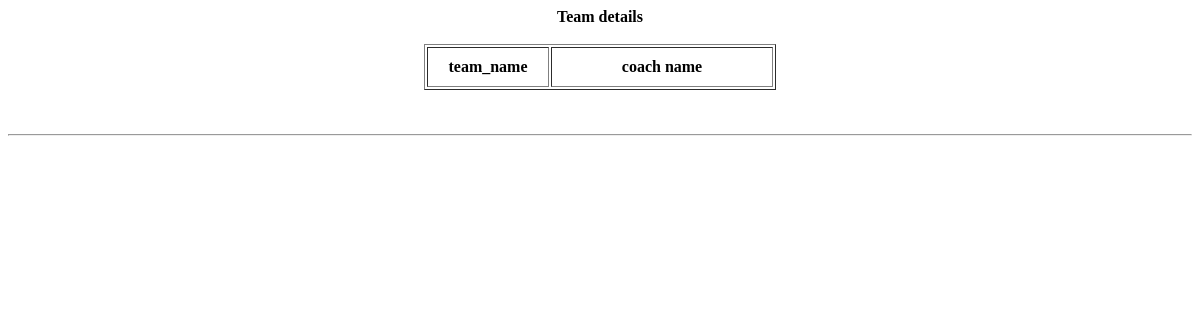
Page /team_details.php on the earlier database version.
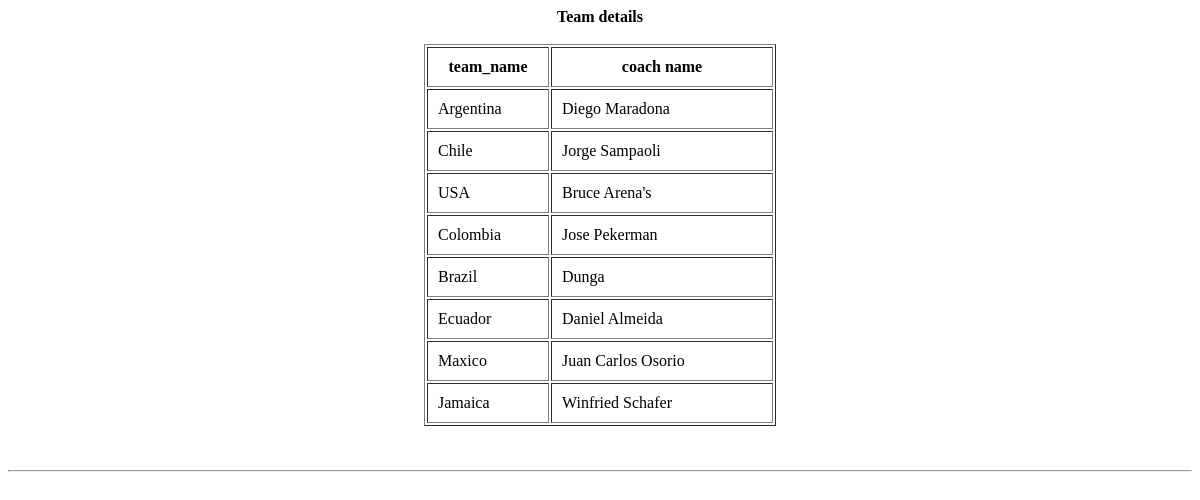
Same page on the later database version.
### tables this page shows
CREATE TABLE `team_info` (
  `team_id` int(20) NOT NULL,
  `team_name` varchar(20) NOT NULL,
  `flag` varchar(20) NOT NULL,
  `coach_id` int(20) NOT NULL
);

CREATE TABLE `coach_info` (
  `coach_id` int(20) NOT NULL,
  `coach_name` varchar(20) NOT NULL,
  `coach_state` varchar(20) NOT NULL,
  `experience` varchar(20) NOT NULL
);

### team_details.php (the view, shortened to what this page needs)
<!DOCTYPE html>
<html>
<head>
</head>
<body>
<?php
        $result = mysql_query("SELECT team_info.team_name, coach_info.coach_name  FROM team_info INNER JOIN coach_info  ON
         team_info.coach_id = coach_info.coach_id   ")
                or die(mysql_error());
        echo "<div align='center'><b>Team details</b> </div> <br>";
      echo " <div align='center'> "   ;
        echo "<table border='.2' cellpadding='10'>";
        echo "<tr>  <th width=100>team_name</th> <th width=200>coach name</th>";
        while($row = mysql_fetch_array( $result )) {
                echo "<tr>";
                echo '<td >' . $row['team_name'] . '</td>';
                echo '<td >' . $row['coach_name'] . '</td>';
                echo "</tr>";
        }
        echo "</table>";
        echo "</div>";
?>
<br><br>
<hr>
</body>
</html>

Differences in the rows shown:
added team_info: team_name "Argentina", coach.coach_name "Diego Maradona"
added team_info: team_name "Chile", coach.coach_name "Jorge Sampaoli"
added team_info: team_name "USA", coach.coach_name "Bruce Arena's"
added team_info: team_name "Colombia", coach.coach_name "Jose Pekerman"
added team_info: team_name "Brazil", coach.coach_name "Dunga"
added team_info: team_name "Ecuador", coach.coach_name "Daniel Almeida"
added team_info: team_name "Maxico", coach.coach_name "Juan Carlos Osorio"
added team_info: team_name "Jamaica", coach.coach_name "Winfried Schafer"
